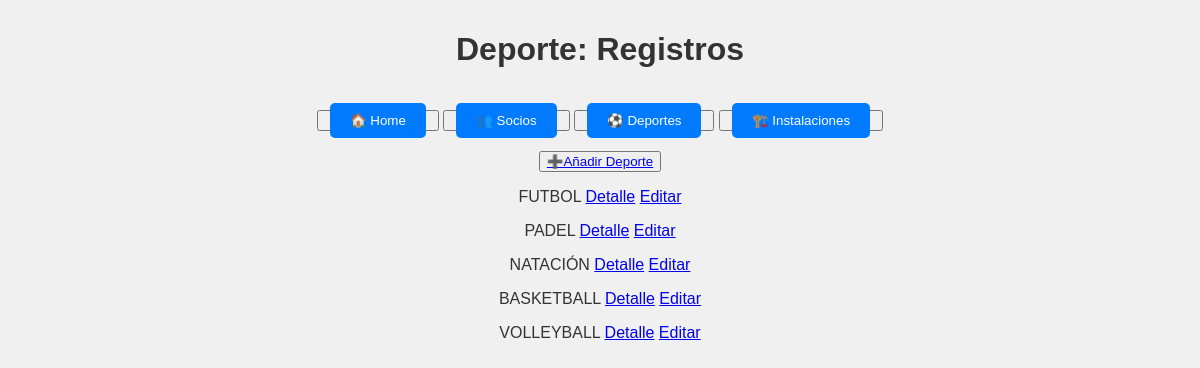
Page /deportes/ on the earlier database version.
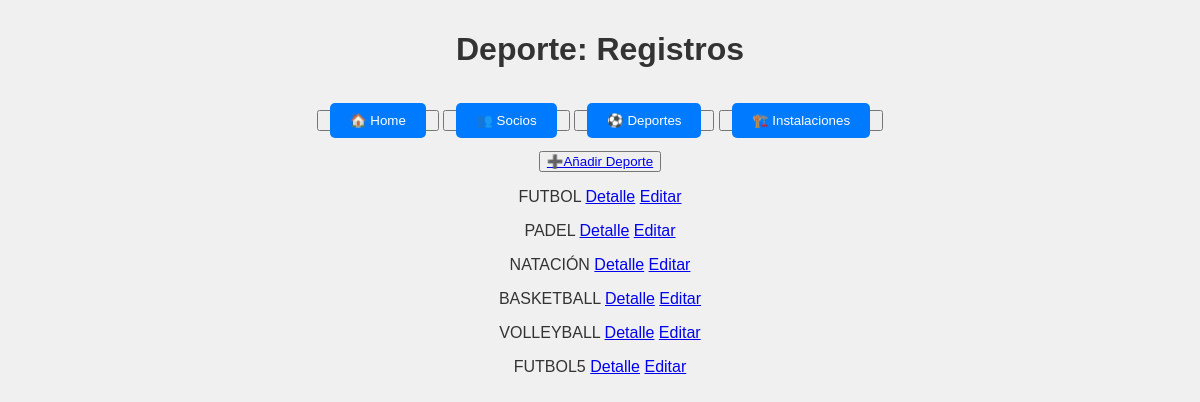
Same page on the later database version.
### club/models.py (models this page shows, shortened)
class Deporte(models.Model):
    instalaciones = models.ManyToManyField('Instalacion', related_name='deportes')
    nombre = models.CharField(max_length=100, unique=True)
    descripcion = models.TextField(blank=True, null=True)
    cuota_mensual = models.DecimalField(max_digits=8, decimal_places=2, help_text="Cuota mensual para participar en este deporte.")
    disponible = models.BooleanField(default=True)

### club/views.py (the view)
# urls.py: path('deportes/', DeporteListView.as_view(), name='deporte_list'),
class DeporteListView(ListView):
    model = Deporte
    template_name = 'club/deporte_list.html'
    context_object_name = 'object_list'

### templates/club/deporte_list.html
{% extends 'club/base.html' %}
{% block titulo %}
    Deporte: Registros
{% endblock titulo %}
{% block main %}
    <button>
        <a href="{% url 'deporte_create' %}">➕Añadir Deporte</a>
    </button>
    {% for object in object_list %}
    <p>
        {{ object.nombre|upper }}
        <a href="{% url 'deporte_detail' object.id %}">Detalle</a>
        <a href="{% url 'deporte_edit' object.id %}">Editar</a>
    </p>
    {% empty %}
        <p> No hay registros para mostrar </p>
    {% endfor %}
{% endblock main %}

Differences in the rows shown:
added Deporte: nombre "FUTBOL5"
